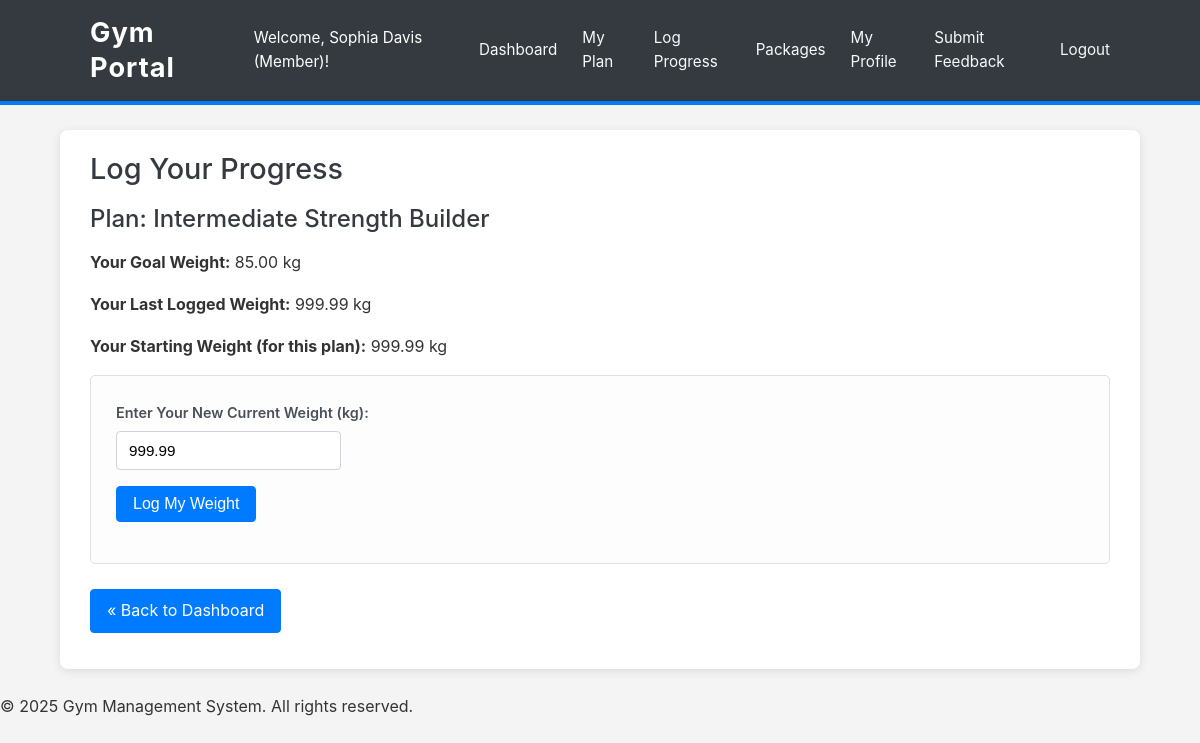
Page /gym_portal_l/member_log_progress.php (signed in) on the committed database.
### tables this page shows
CREATE TABLE `plan` (
  `P_id` int(11) NOT NULL,
  `Plan_Name` varchar(255) NOT NULL DEFAULT 'Default Plan',
  `Current_Weight` decimal(5,2) DEFAULT NULL,
  `Diet` text DEFAULT NULL,
  `Goal_Weight` decimal(5,2) DEFAULT NULL,
  `S_id` int(11) DEFAULT NULL,
  `Starting_Weight` decimal(5,2) DEFAULT NULL
);

### gym_portal_l/member_log_progress.php (the view, shortened to what this page needs)
<?php
require_once 'includes/db_connect.php';
$p_id = $_SESSION['plan_id'] ?? null;
$is_active_subscription = (strtolower($_SESSION['subscription_type'] ?? 'inactive') !== 'inactive');
$plan_context = null;
if ($is_active_subscription && $p_id) {
    $sql = "SELECT Plan_Name, Starting_Weight, Current_Weight, Goal_Weight FROM Plan WHERE P_id = ?";
    if ($stmt = $mysqli->prepare($sql)) {
        $stmt->bind_param("i", $p_id);
        $stmt->execute();
        $result = $stmt->get_result();
        if ($result->num_rows === 1) {
            $plan_context = $result->fetch_assoc();
        } else {
            $_SESSION['message'] = "Assigned plan details could not be found.";
            $_SESSION['message_type'] = "error";
        }
    } else {
        error_log("MySQLi Prepare Error (Member Log Progress - Plan Fetch): " . $mysqli->error);
        $_SESSION['message'] = "Error fetching your plan data. Please try again.";
        $_SESSION['message_type'] = "error";
    }
}
require_once 'includes/header.php';
?>
<h2>Log Your Progress</h2>
<?php if (!$is_active_subscription): ?>
    <div class="message warning">Your subscription is not active. Please <a href="member_packages.php">activate a subscription</a> to log progress.</div>
<?php elseif (!$p_id): ?>
    <div class="message info">You do not have a fitness plan assigned. Progress cannot be logged until a plan is active.</div>
<?php elseif (!$plan_context): ?>
    <div class="message error">Could not load your current plan's weight data. Unable to log progress at this time.</div>
<?php else: ?>
    <h3>Plan: <?php echo htmlspecialchars($plan_context['Plan_Name']); ?></h3>
    <p><strong>Your Goal Weight:</strong> <?php echo htmlspecialchars($plan_context['Goal_Weight'] ?? 'Not Set'); ?> kg</p>
    <p><strong>Your Last Logged Weight:</strong> <?php echo htmlspecialchars($plan_context['Current_Weight'] ?? 'Not Yet Logged'); ?> kg</p>
    <?php if ($plan_context['Starting_Weight'] === null): ?>
        <p class="message info">This will be your first weight entry for this plan.
            The weight you enter now will be recorded as your <strong>Starting Weight</strong> for this plan.</p>
    <?php else: ?>
        <p><strong>Your Starting Weight (for this plan):</strong> <?php echo htmlspecialchars($plan_context['Starting_Weight']); ?> kg</p>
    <?php endif; ?>
    <form action="actions/process_member_progress.php" method="POST" class="form-container">
        <div>
            <label for="current_weight">Enter Your New Current Weight (kg):</label>
            <input type="number" id="current_weight" name="current_weight" step="0.1" required min="1"
                   placeholder="e.g., 75.5"
                   value="<?php echo htmlspecialchars($plan_context['Current_Weight'] ?? ''); ?>">
        </div>
        <div>
            <button type="submit" class="button">Log My Weight</button>
        </div>
    </form>
<?php endif; ?>
<p style="margin-top: 20px;"><a href="member_dashboard.php" class="button">« Back to Dashboard</a></p>
<?php
require_once 'includes/footer.php';
?>

### gym_portal_l/css/style.css (style rules this page uses)
body { font-family: -apple-system, BlinkMacSystemFont, "Segoe UI", Roboto, "Helvetica Neue", Arial, sans-serif; line-height: 1.6; margin: 0; padding: 0; background-color: #f4f4f4; color: #333; }
h1, h2, h3, h4, h5, h6 { color: #343a40; margin-top: 0; margin-bottom: 1rem; line-height: 1.3; font-weight: 500; }
h2 { font-size: 1.8em; }
h3 { font-size: 1.5em; }
.form-container { background-color: #fdfdfd; padding: 25px; border-radius: 5px; border: 1px solid #e0e0e0; margin-bottom: 25px; }
form div { margin-bottom: 1rem; }
form label { display: block; margin-bottom: 0.4rem; font-weight: 600; color: #495057; font-size: 0.9em; }
form input[type="text"], form input[type="email"], form input[type="password"], form input[type="date"], form input[type="number"], form input[type="time"], form textarea, form select { width: 100%; padding: 0.65rem 0.75rem; border: 1px solid #ced4da; border-radius: 4px; box-sizing: border-box; font-size: 0.95em; transition: border-color 0.15s ease-in-out, box-shadow 0.15s ease-in-out; }
form input[type="number"] { width: auto; min-width: 120px; }
.button, form button[type="submit"] { display: inline-block; background-color: #007bff; color: #fff; border: 1px solid #007bff; padding: 0.5rem 1rem; font-size: 1em; font-weight: 400; text-align: center; vertical-align: middle; cursor: pointer; border-radius: 0.25rem; transition: color 0.15s ease-in-out, background-color 0.15s ease-in-out, border-color 0.15s ease-in-out, box-shadow 0.15s ease-in-out; text-decoration: none; }

### rows in the picture
plan: Plan_Name "Intermediate Strength Builder", Goal_Weight "85.00", Current_Weight "999.99", Starting_Weight "999.99", current_weight "999.99"

### other values in the picture
$user_name "Sophia Davis"
$user_role "Member"
